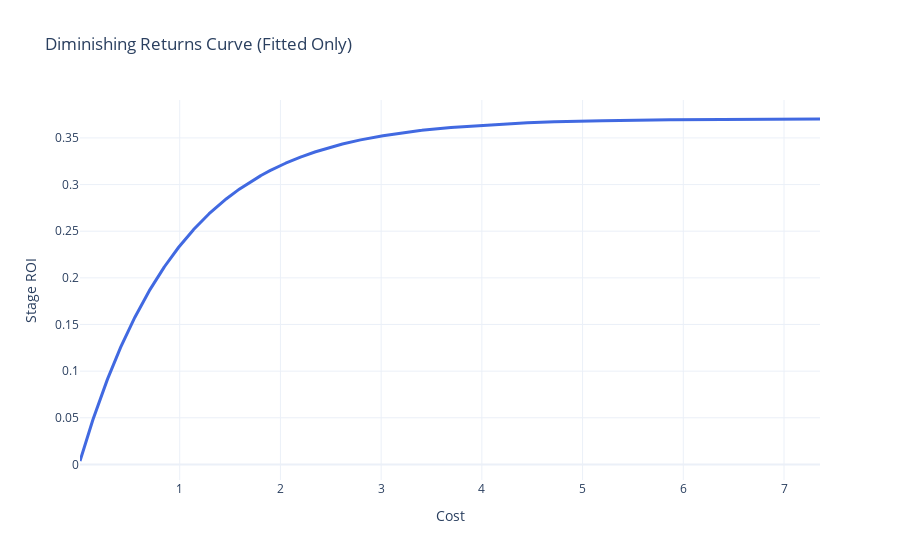

Write notebook code for a chart like this one.
### Markdown cell above
## Option 2: Fit a Diminishing Returns Function

### Code cell
import plotly.graph_objects as go
from scipy.optimize import curve_fit
import numpy as np

# Define diminishing returns function
def diminishing_returns(x, a, b):
    return a * (1 - np.exp(-b * x))

# Extract x and y
x = df_grouped['Cost'].values
y = df_grouped['Stage ROI'].values

# Fit the curve
popt, _ = curve_fit(diminishing_returns, x, y, bounds=(0, [np.inf, 1]))

# Predict fitted values
df_grouped['Fitted ROI'] = diminishing_returns(x, *popt)

# Sort x for a smooth line
sorted_df = df_grouped.sort_values(by='Cost')

# Plot only the fitted curve
fig = go.Figure()
fig.add_trace(go.Scatter(
    x=sorted_df['Cost'],
    y=sorted_df['Fitted ROI'],
    mode='lines',
    name='Fitted Curve',
    line=dict(color='royalblue', width=3)
))

fig.update_layout(
    title='Diminishing Returns Curve (Fitted Only)',
    xaxis_title='Cost',
    yaxis_title='Stage ROI',
    template='plotly_white'
)

# st.plotly_chart(fig, use_container_width=True)  # or fig.show() if not in Streamlit
fig.show()

### Figure 1 — Plotly figure (JSON) as saved in the notebook; plotly's stock layout.template omitted (floating-point values rounded to 4 significant figures; data arrays with more than 128 entries replaced by an {"elided": "..."} marker saying what was removed)
{"data": [{"line": {"color": "royalblue", "width": 3}, "mode": "lines", "name": "Fitted Curve", "type": "scatter", "x": {"elided": "7740 float values"}, "y": {"elided": "7740 float values"}}], "layout": {"title": {"text": "Diminishing Returns Curve (Fitted Only)"}, "xaxis": {"title": {"text": "Cost"}}, "yaxis": {"title": {"text": "Stage ROI"}}}}
